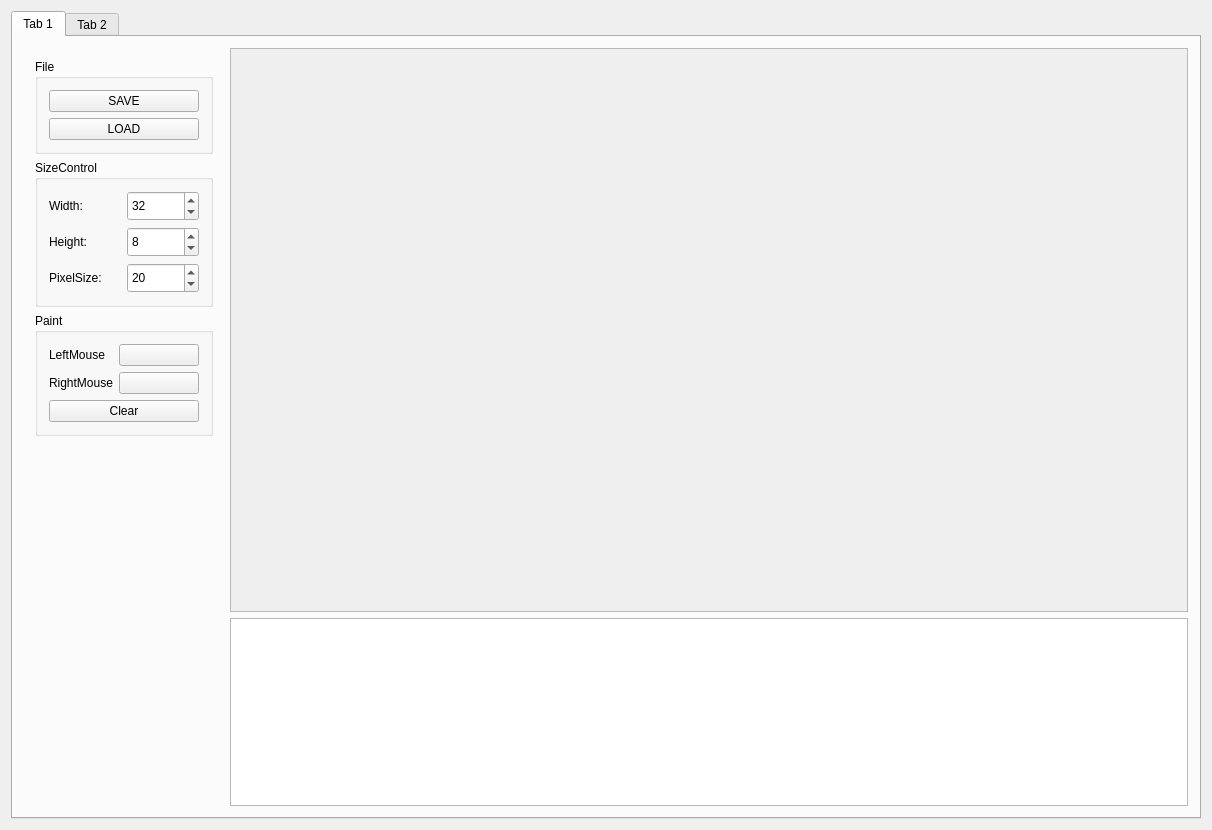
<?xml version="1.0" encoding="UTF-8"?>
<ui version="4.0">
 <class>PixelManagerClass</class>
 <widget class="QMainWindow" name="PixelManagerClass">
  <property name="geometry">
   <rect>
    <x>0</x>
    <y>0</y>
    <width>1212</width>
    <height>830</height>
   </rect>
  </property>
  <property name="windowTitle">
   <string>PixelManager</string>
  </property>
  <widget class="QWidget" name="centralWidget">
   <layout class="QGridLayout" name="gridLayout">
    <item row="0" column="1">
     <widget class="QTabWidget" name="tabWidget">
      <property name="layoutDirection">
       <enum>Qt::LeftToRight</enum>
      </property>
      <property name="autoFillBackground">
       <bool>false</bool>
      </property>
      <property name="currentIndex">
       <number>0</number>
      </property>
      <widget class="QWidget" name="tab">
       <attribute name="title">
        <string>Tab 1</string>
       </attribute>
       <layout class="QHBoxLayout" name="horizontalLayout">
        <item>
         <widget class="QFrame" name="frame">
          <layout class="QVBoxLayout" name="verticalLayout_5">
           <item>
            <widget class="QGroupBox" name="groupBox_5">
             <property name="title">
              <string>File</string>
             </property>
             <layout class="QVBoxLayout" name="verticalLayout_4">
              <item>
               <widget class="QPushButton" name="SaveFileBtn">
                <property name="text">
                 <string>SAVE</string>
                </property>
               </widget>
              </item>
              <item>
               <widget class="QPushButton" name="LoadFileBtn">
                <property name="text">
                 <string>LOAD</string>
                </property>
               </widget>
              </item>
             </layout>
            </widget>
           </item>
           <item>
            <widget class="QGroupBox" name="groupBox_2">
             <property name="title">
              <string>SizeControl</string>
             </property>
             <layout class="QVBoxLayout" name="verticalLayout_2">
              <item>
               <layout class="QVBoxLayout" name="verticalLayout">
                <item>
                 <layout class="QHBoxLayout" name="horizontalLayout_3">
                  <item>
                   <widget class="QLabel" name="label">
                    <property name="text">
                     <string>Width:</string>
                    </property>
                   </widget>
                  </item>
                  <item>
                   <widget class="QSpinBox" name="spinBox3">
                    <property name="minimumSize">
                     <size>
                      <width>0</width>
                      <height>30</height>
                     </size>
                    </property>
                    <property name="minimum">
                     <number>1</number>
                    </property>
                    <property name="value">
                     <number>32</number>
                    </property>
                   </widget>
                  </item>
                 </layout>
                </item>
                <item>
                 <layout class="QHBoxLayout" name="horizontalLayout_4">
                  <item>
                   <widget class="QLabel" name="label_2">
                    <property name="text">
                     <string>Height:</string>
                    </property>
                   </widget>
                  </item>
                  <item>
                   <widget class="QSpinBox" name="spinBox_2">
                    <property name="minimumSize">
                     <size>
                      <width>0</width>
                      <height>30</height>
                     </size>
                    </property>
                    <property name="minimum">
                     <number>1</number>
                    </property>
                    <property name="value">
                     <number>8</number>
                    </property>
                   </widget>
                  </item>
                 </layout>
                </item>
               </layout>
              </item>
              <item>
               <layout class="QHBoxLayout" name="horizontalLayout_5">
                <item>
                 <widget class="QLabel" name="label_3">
                  <property name="text">
                   <string>PixelSize:</string>
                  </property>
                 </widget>
                </item>
                <item>
                 <widget class="QSpinBox" name="spinBox">
                  <property name="minimumSize">
                   <size>
                    <width>0</width>
                    <height>30</height>
                   </size>
                  </property>
                  <property name="minimum">
                   <number>5</number>
                  </property>
                  <property name="value">
                   <number>20</number>
                  </property>
                 </widget>
                </item>
               </layout>
              </item>
             </layout>
            </widget>
           </item>
           <item>
            <widget class="QGroupBox" name="groupBox_3">
             <property name="title">
              <string>Paint</string>
             </property>
             <layout class="QVBoxLayout" name="verticalLayout_6">
              <item>
               <layout class="QHBoxLayout" name="horizontalLayout_2">
                <item>
                 <widget class="QLabel" name="label_4">
                  <property name="text">
                   <string>LeftMouse</string>
                  </property>
                 </widget>
                </item>
                <item>
                 <widget class="QPushButton" name="Color1">
                  <property name="minimumSize">
                   <size>
                    <width>80</width>
                    <height>0</height>
                   </size>
                  </property>
                  <property name="text">
                   <string/>
                  </property>
                 </widget>
                </item>
               </layout>
              </item>
              <item>
               <layout class="QHBoxLayout" name="horizontalLayout_6">
                <item>
                 <widget class="QLabel" name="label_5">
                  <property name="text">
                   <string>RightMouse</string>
                  </property>
                 </widget>
                </item>
                <item>
                 <widget class="QPushButton" name="Color2">
                  <property name="minimumSize">
                   <size>
                    <width>80</width>
                    <height>0</height>
                   </size>
                  </property>
                  <property name="text">
                   <string/>
                  </property>
                 </widget>
                </item>
               </layout>
              </item>
              <item>
               <layout class="QHBoxLayout" name="horizontalLayout_7">
                <item>
                 <widget class="QPushButton" name="pushButton_3">
                  <property name="text">
                   <string>Clear</string>
                  </property>
                 </widget>
                </item>
               </layout>
              </item>
             </layout>
            </widget>
           </item>
           <item>
            <spacer name="verticalSpacer">
             <property name="orientation">
              <enum>Qt::Vertical</enum>
             </property>
             <property name="sizeHint" stdset="0">
              <size>
               <width>20</width>
               <height>40</height>
              </size>
             </property>
            </spacer>
           </item>
          </layout>
         </widget>
        </item>
        <item>
         <layout class="QVBoxLayout" name="verticalLayout_3" stretch="3,1">
          <item>
           <widget class="QScrollArea" name="scrollArea">
            <property name="widgetResizable">
             <bool>true</bool>
            </property>
            <widget class="QWidget" name="scrollAreaWidgetContents">
             <property name="geometry">
              <rect>
               <x>0</x>
               <y>0</y>
               <width>964</width>
               <height>567</height>
              </rect>
             </property>
             <layout class="QGridLayout" name="gridLayout_2">
              <item row="0" column="0">
               <widget class="PixelPaper" name="widget" native="true">
                <property name="styleSheet">
                 <string notr="true"/>
                </property>
               </widget>
              </item>
             </layout>
            </widget>
           </widget>
          </item>
          <item>
           <widget class="FormatJson" name="textEdit">
            <property name="styleSheet">
             <string notr="true">font: 12pt &quot;Consolas&quot;;</string>
            </property>
            <property name="html">
             <string>&lt;!DOCTYPE HTML PUBLIC &quot;-//W3C//DTD HTML 4.0//EN&quot; &quot;http://www.w3.org/TR/REC-html40/strict.dtd&quot;&gt;
&lt;html&gt;&lt;head&gt;&lt;meta name=&quot;qrichtext&quot; content=&quot;1&quot; /&gt;&lt;meta charset=&quot;utf-8&quot; /&gt;&lt;style type=&quot;text/css&quot;&gt;
p, li { white-space: pre-wrap; }
&lt;/style&gt;&lt;/head&gt;&lt;body style=&quot; font-family:'Consolas'; font-size:12pt; font-weight:400; font-style:normal;&quot;&gt;
&lt;p style=&quot;-qt-paragraph-type:empty; margin-top:0px; margin-bottom:0px; margin-left:0px; margin-right:0px; -qt-block-indent:0; text-indent:0px; font-family:'Microsoft YaHei UI'; font-size:9pt;&quot;&gt;&lt;br /&gt;&lt;/p&gt;&lt;/body&gt;&lt;/html&gt;</string>
            </property>
           </widget>
          </item>
         </layout>
        </item>
       </layout>
      </widget>
      <widget class="QWidget" name="tab_2">
       <attribute name="title">
        <string>Tab 2</string>
       </attribute>
      </widget>
     </widget>
    </item>
   </layout>
  </widget>
 </widget>
 <layoutdefault spacing="6" margin="11"/>
 <customwidgets>
  <customwidget>
   <class>PixelPaper</class>
   <extends>QWidget</extends>
   <header>pixelpaper.h</header>
   <container>1</container>
   <slots>
    <signal>DrawFinish(PixelMatrix)</signal>
    <slot>ChangeWidth(int)</slot>
    <slot>ChangeHeight(int)</slot>
    <slot>ChangeStep(int)</slot>
    <slot>ClearPaper()</slot>
   </slots>
  </customwidget>
  <customwidget>
   <class>FormatJson</class>
   <extends>QTextEdit</extends>
   <header>FormatJson.h</header>
  </customwidget>
 </customwidgets>
 <resources>
  <include location="PixelManager.qrc"/>
 </resources>
 <connections>
  <connection>
   <sender>spinBox_2</sender>
   <signal>valueChanged(int)</signal>
   <receiver>widget</receiver>
   <slot>ChangeHeight(int)</slot>
   <hints>
    <hint type="sourcelabel">
     <x>143</x>
     <y>211</y>
    </hint>
    <hint type="destinationlabel">
     <x>307</x>
     <y>237</y>
    </hint>
   </hints>
  </connection>
  <connection>
   <sender>spinBox</sender>
   <signal>valueChanged(int)</signal>
   <receiver>widget</receiver>
   <slot>ChangeStep(int)</slot>
   <hints>
    <hint type="sourcelabel">
     <x>195</x>
     <y>279</y>
    </hint>
    <hint type="destinationlabel">
     <x>353</x>
     <y>344</y>
    </hint>
   </hints>
  </connection>
  <connection>
   <sender>spinBox3</sender>
   <signal>valueChanged(int)</signal>
   <receiver>widget</receiver>
   <slot>ChangeWidth(int)</slot>
   <hints>
    <hint type="sourcelabel">
     <x>194</x>
     <y>202</y>
    </hint>
    <hint type="destinationlabel">
     <x>383</x>
     <y>171</y>
    </hint>
   </hints>
  </connection>
  <connection>
   <sender>widget</sender>
   <signal>DrawFinish(PixelMatrix)</signal>
   <receiver>textEdit</receiver>
   <slot>GetDrawFinish(PixelMatrix)</slot>
   <hints>
    <hint type="sourcelabel">
     <x>659</x>
     <y>409</y>
    </hint>
    <hint type="destinationlabel">
     <x>658</x>
     <y>726</y>
    </hint>
   </hints>
  </connection>
  <connection>
   <sender>pushButton_3</sender>
   <signal>clicked()</signal>
   <receiver>widget</receiver>
   <slot>ClearPaper()</slot>
   <hints>
    <hint type="sourcelabel">
     <x>74</x>
     <y>402</y>
    </hint>
    <hint type="destinationlabel">
     <x>560</x>
     <y>348</y>
    </hint>
   </hints>
  </connection>
 </connections>
</ui>
